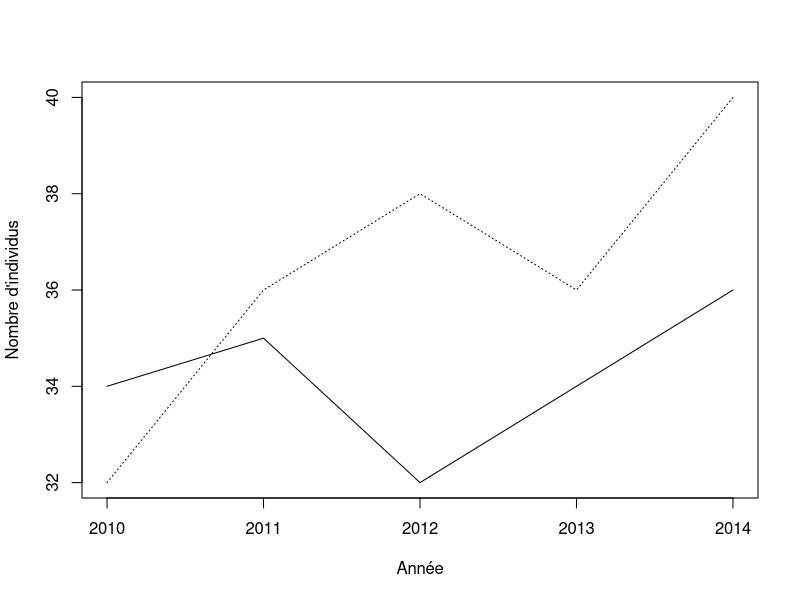
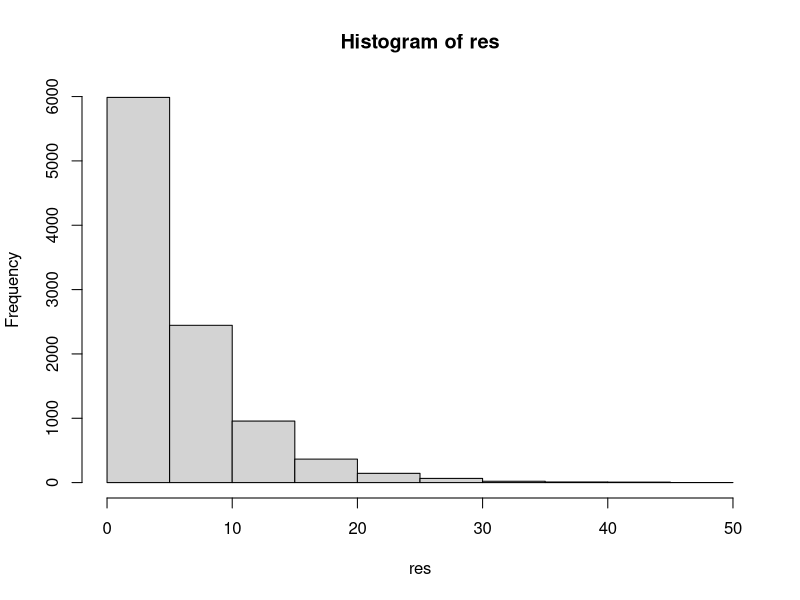
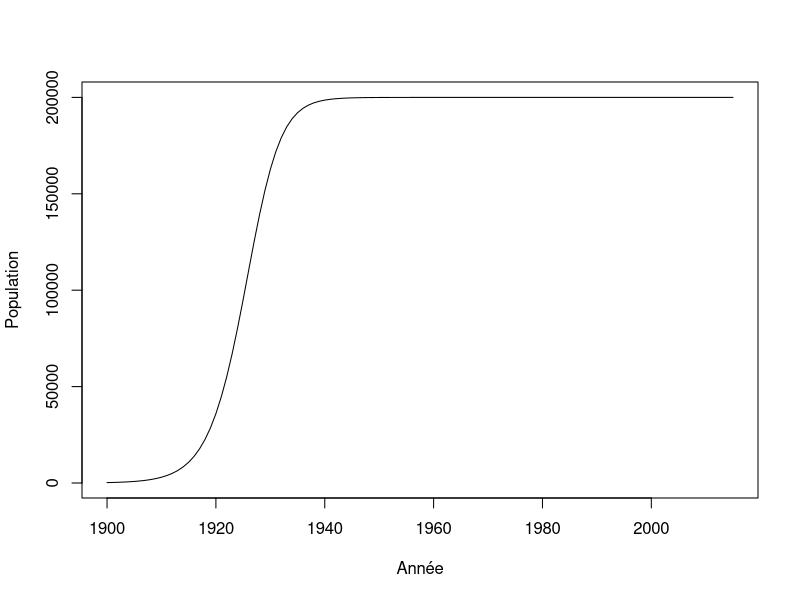
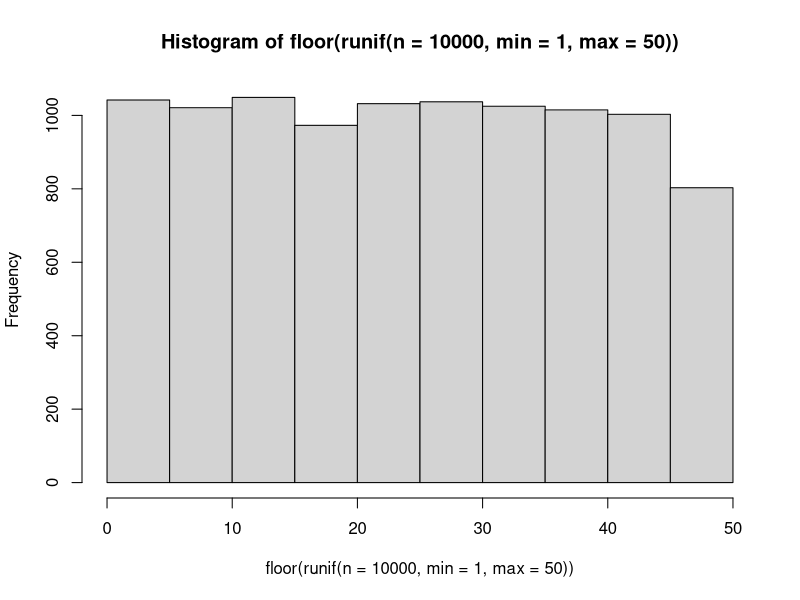
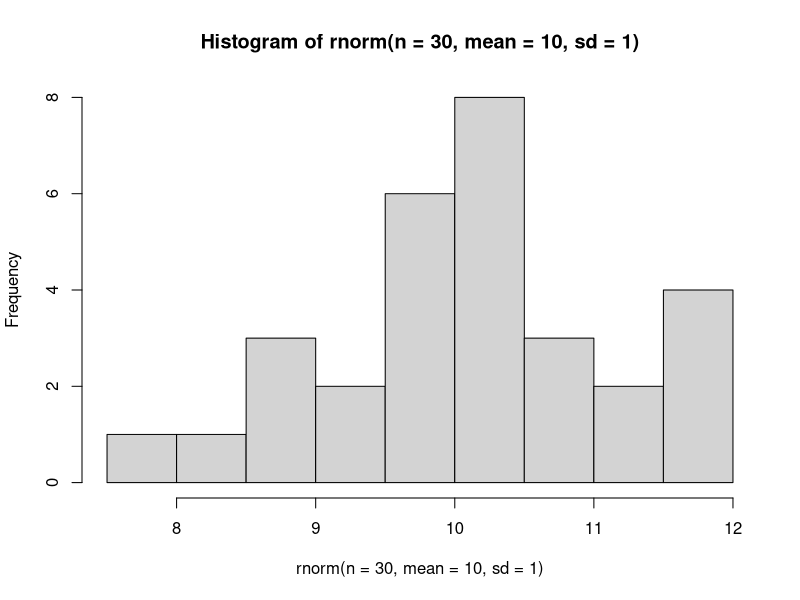
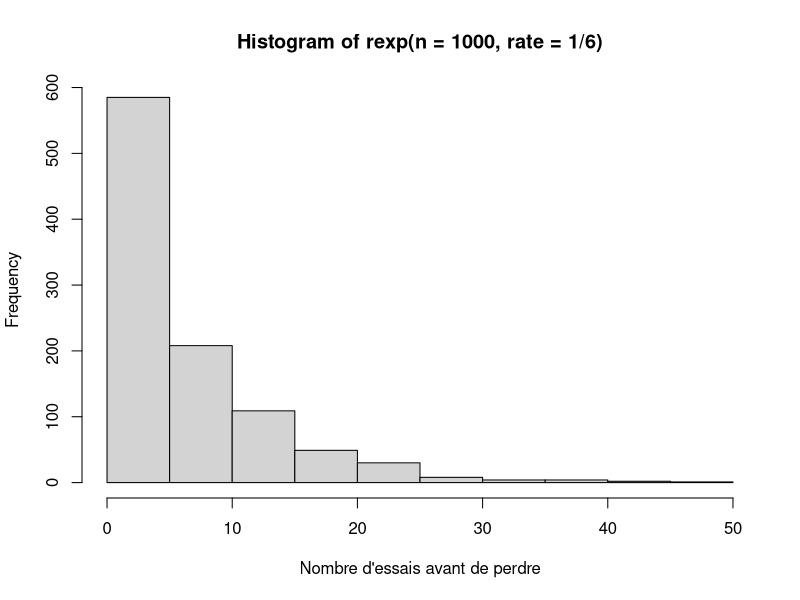
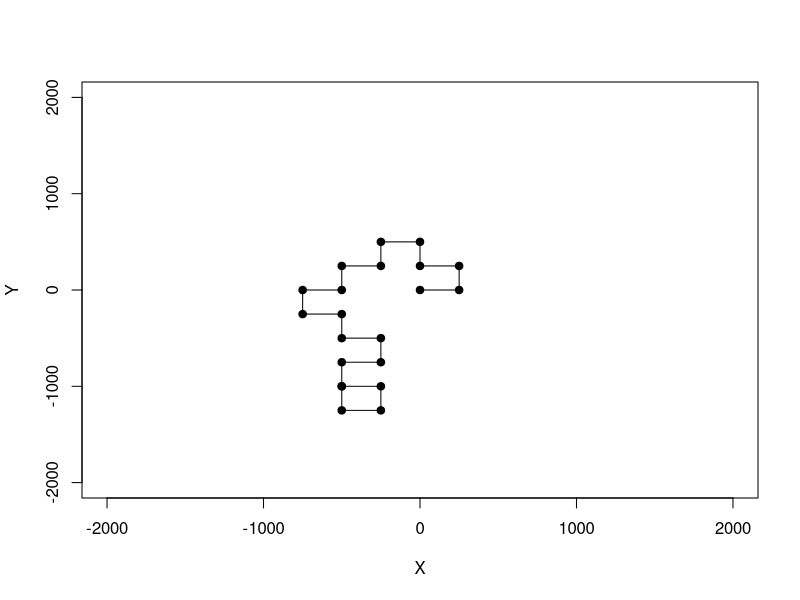
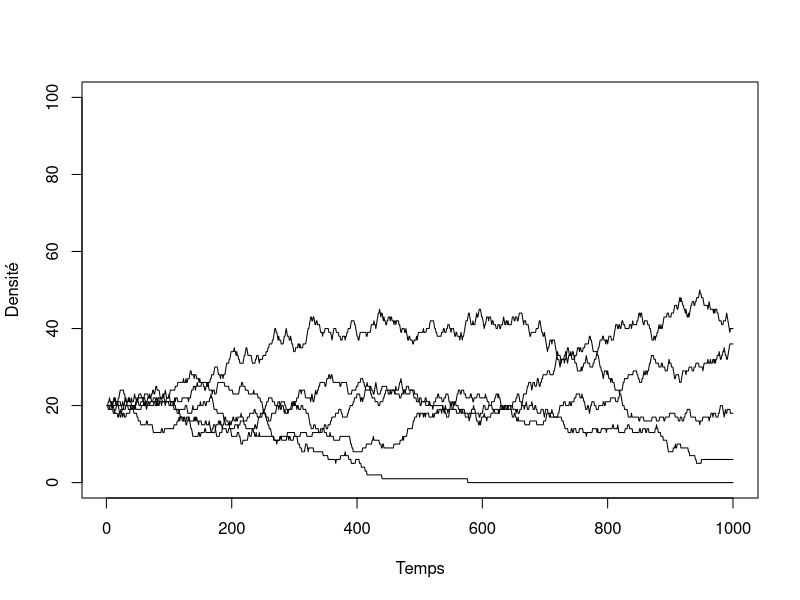

R code for these plots, in order:
## ---- chunk 1
donnees <- matrix(nr = 5, nc = 2)
donnees[,1] <- c(34,35,32,34,36)
donnees[,2] <- c(32,36,38,36,40)
an <- c(2010:2014)
head(donnees)
## ---- chunk 2
plot(an,donnees[,1],type = "l", xlab = "Année",ylab = "Nombre d'individus", ylim=c(32,40),cex=2)
lines(an,donnees[,2], lty = 3)
## ---- chunk 3
lambda <- matrix(nrow = 4, ncol = 2)
lambda[1,1] <- (donnees[2,1] - donnees[1,1]) / donnees[1,1]
## ---- chunk 4
lambda[2,1] <- (donnees[3,1] - donnees[2,1]) / donnees[2,1]
## ---- chunk 5
depart <- 1
fin <- 5
for(etape in depart:fin) {
    print(etape)
}
## ---- chunk 6
for(etape in c("Bonjour", "programmeurs", "en R")) {
    print(etape)
}
## ---- chunk 7
for(etape in 1:5) {
    print(etape*2)
}
## ---- chunk 8
for(C in -50:100) {
    cat("Pour C = ",C," on obtient F = ",1.8*C + 32, '\n')
}
## ---- chunk 9
test = runif(5, 0,1)
for(etape in 1:5) {
    print(test[etape])
}
## ---- chunk 10
for(etape in 1:8) {
    cat("À l'étape", etape, ", la boucle est complétée à", etape/8*100, "%.", '\n')
}
## ---- chunk 11
n = 1
for(etape in -2:5) {
    cat("etape = ",etape, " n = ",n, '\n')
    n <- n + 1
}
## ---- chunk 12
n <- 1
for(etape in 1:10) n <- n*etape
n
## ---- chunk 13
piece <- c("pile","face")
combinaison = "face-face"
while(combinaison != "pile-pile") {
    essai1 <- sample(piece, 1)
    essai2 <- sample(piece, 1)
    combinaison <- paste(essai1, "-" , essai2, sep = "")
    print(combinaison)
}
## ---- chunk 14
de <- c(1:6)
n_test <- 10000
res <- numeric(n_test)
for(i in 1:n_test) {
	n <- 0
	face <- 0
	while(face != 6) {
		face <- sample(de,1)
		n <- n + 1
	}
	res[i] <- n
}
mean(res)
## ---- chunk 15
hist(res)
## ---- chunk 16
r <- 0.3
N <- 220
K <- 200000
step <- 1
while(N < K/2) {
    N <- N + r * N * (1 - N/K)
    step <- step + 1
}
step
## ---- chunk 17
r <- 0.3
K <- 200000
n_steps <- 115
N <- numeric(n_steps+1)
N[1] <- 220

for(i in 2:(n_steps+1)) {
    N[i] <- N[i-1] + r * N[i-1] * (1 - N[i-1]/K)
}
## ---- chunk 18
plot(c(1900:2015), N, type = "l", xlab = "Année", ylab = "Population")
## ---- chunk 19
X <- runif(n = 10)
res <- numeric(10)
for(i in 1:10) {
    if(X[i] < 0.3) {
        res[i] <- "plus petit"
    }
    else {
        res[i] <- "plus grand"
    }
}
cbind(X,res)
## ---- chunk 20
res2 <- numeric(10)
for(i in 1:10) {
    if(X[i] > 0.2 & X[i] < 0.6) {
        res2[i] <- "oui"
    }
    else {
        res2[i] <- "non"
    }
}
cbind(X,res2)
## ---- chunk 21
res2 <- numeric(10)
res2[X > 0.2 & X < 0.6] <- "oui"
res2[X < 0.2 | X > 0.6] <- "non"
cbind(X,res2)
## ---- chunk 22
tri <- function(x){
	# Calcul de la dimension du vecteur
	taille = length(x)
	ordre = "NON"
	# Boucle qui tourne jusqu'à ce que tout soit en ordre
	while(ordre == "NON") {
		ordre = "OUI"
		# Boucle qui passe tous les éléments en paires
		for(i in 1:(taille-1)) {
			if(x[i+1] < x[i]) {
				# Inversion des deux lettres
				x[c(i,i+1)] = x[c(i+1,i)]
				# Comme un changement a été fait, l'ordre
				# n'est pas encore garanti
				ordre = "NON"
			}
		}
	}
	return(x)
}
tri(c("E", "Z", "F", "C", "D"))

## ---- chunk 23
valeurs = c("2", "3", "4", "5", "6", "7", "8", "9", "10", "valet", "reine", "roi", "as")
couleurs = rep(c("pique", "trèfle", "carreau", "coeur"),each = 13)
cartes = paste(valeurs,"-",couleurs)
tirage = function(n, cartes) {
    sample(x = cartes, size = n, replace = FALSE)
}
tirage(3, cartes)
## ---- chunk 24
hist(floor(runif(n = 10000, min = 1, max = 50)))
## ---- chunk 25
hist(rnorm(n = 30, mean = 10, sd = 1))
## ---- chunk 26
rbinom(n = 10, size = 1, prob = 0.5)
## ---- chunk 27
rmultinom(n = 3, size = 1, prob = rep(1/6, 6))
## ---- chunk 28
hist(rexp(n = 1000, rate = 1/6),
xlab = "Nombre d'essais avant de perdre")
## ---- chunk 29
set.seed(1)
p <- 0.55
alea <- runif(n = 1, min = 0, max = 1)
if(alea < p) res = "pile" else res = "face"
res
## ---- chunk 30

X <- runif(n = 1000, min = 0, max = 1)
p = 0.2
res <- numeric(length = 1000)
res[X<p] <- 1
sum(res)

1000*p
## ---- chunk 31
nsteps = 20
xy = matrix(0,nrow = 21, ncol = 2)
xy[1,] = c(0,0)
direction = 0
set.seed(2)
for(step in 2:(nsteps+1)) {
    # Ḑe quel côté tourner ?
    if(runif(1,0,1) < 0.5) {
      # Tourne à droite
      direction = direction + pi/2 
    }
    else {
      # Tourne à gauche  
      direction = direction - pi/2
    }
    # Calcul des nouvelles coordonnées
    xy[step,1] = xy[step-1,1] + sin(direction)*250 
    xy[step,2] = xy[step-1,2] + cos(direction)*250 
}
## ---- chunk 32
plot(xy[,1],xy[,2], type = "l", xlim = c(-2000,2000),ylim = c(-2000,2000),
    xlab = "X", ylab = "Y")
points(xy[,1],xy[,2],pch = 19)
## ---- chunk 33
etats <- c("A", "B", "C", "D", "E")
p = c(0.1, 0.5, 0.2, 0.05, 0.15)
sum(p)

# On utilise cumsum pour calculer la probabilité cumulative
cump <- cumsum(p)
cump
## ---- chunk 34
alea <- runif(1,0,1)
alea
n_etats <- 5; i = 1; plus_petit = FALSE
while(plus_petit == FALSE) {
    if(alea < cump[i]) {
        decision = etats[i]
        plus_petit = TRUE
    }
    else {
        i = i + 1
    }
}
decision
## ---- chunk 35
tirage <- function(p) {
    etats <- c("A", "B", "C", "D", "E")
    res <- rmultinom(n=1,size=1,prob=p)
    etats[which(res==1)]
}
tirage(p)
## ---- chunk 36
nsteps <- 1000
S <- 5
K <- 100
N <- matrix(nr = nsteps, nc = S)

# Une fonction utile pour faire des tirages
# Elle retourne la position de l'espèce pigée au hasard
tirage  <- function(p) {
    res <- rmultinom(n=1,size=1,prob=p)
    return(which(res==1))
}
## ---- chunk 37
# On démarre la simulation avec 20 individus par espèce
N[1,] =rep(K/S, S)

# La boucle principale
for(step in 2:nsteps) {

    # Calcul de l'abondance relative
    p = N[step-1,] / K

    # On tire l'identité de l'espèce qui meurt
    ID_mort = tirage(p)

    # On applique le changement
    N[step,] = N[step-1,]
    N[step,ID_mort] = N[step,ID_mort] - 1

    # On tire l'identité de la recrue
    ID_recrue = tirage(p)
    N[step,ID_recrue] = N[step,ID_recrue] + 1
}
## ---- chunk 38
# Illustration des résultats
plot(c(1:nsteps), N[,1], type = "l", ylim = c(0,K),
    xlab = "Temps", ylab = "Densité")
for(i in 2:S) lines(c(1:nsteps), N[,i])
## ---- chunk 39
x = runif(1000)
system.time(sort(x))
system.time(tri(x))

## ---- chunk 40
n = 2*10^seq(1,3,0.1)
res = numeric(length(n))
for(i in 1:length(res)) {
	x = runif(n[i])
	res[i] = system.time(tri(x))[3]
}
plot(n,res, type = "l", xlab = "Taille", ylab = "Temps")
## ---- chunk 41
f1 <- function(x) {
	taille <- length(x)
	x2 <- numeric(taille)
	for(i in 1:taille) if(x[i] < 0.5) x2[i] <- 1
}
f2 <- function(x) {
	x2 <- x*0
	x2[x<0.5] <- 1
}
## ---- chunk 42
x = runif(1000000)
system.time(f1(x))
system.time(f2(x))
## ---- chunk 43
f1 <- function(x) {
	res <- numeric(ncol(x))
	for(j in 1:ncol(x)) {
		for(i in 1:nrow(x)){
			res[x] = res[j] + x[i,j]
		}
	}
}
X = matrix(runif(100*100),nr=100,nc=100)
## ---- chunk 44
system.time(rowSums(X))
system.time(apply(X,2,sum))
system.time(f1(X))
## ---- chunk 45

quadrats <- read.table(file = "./donnees/quadrats.txt", header=TRUE, sep = ";")
head(quadrats)

